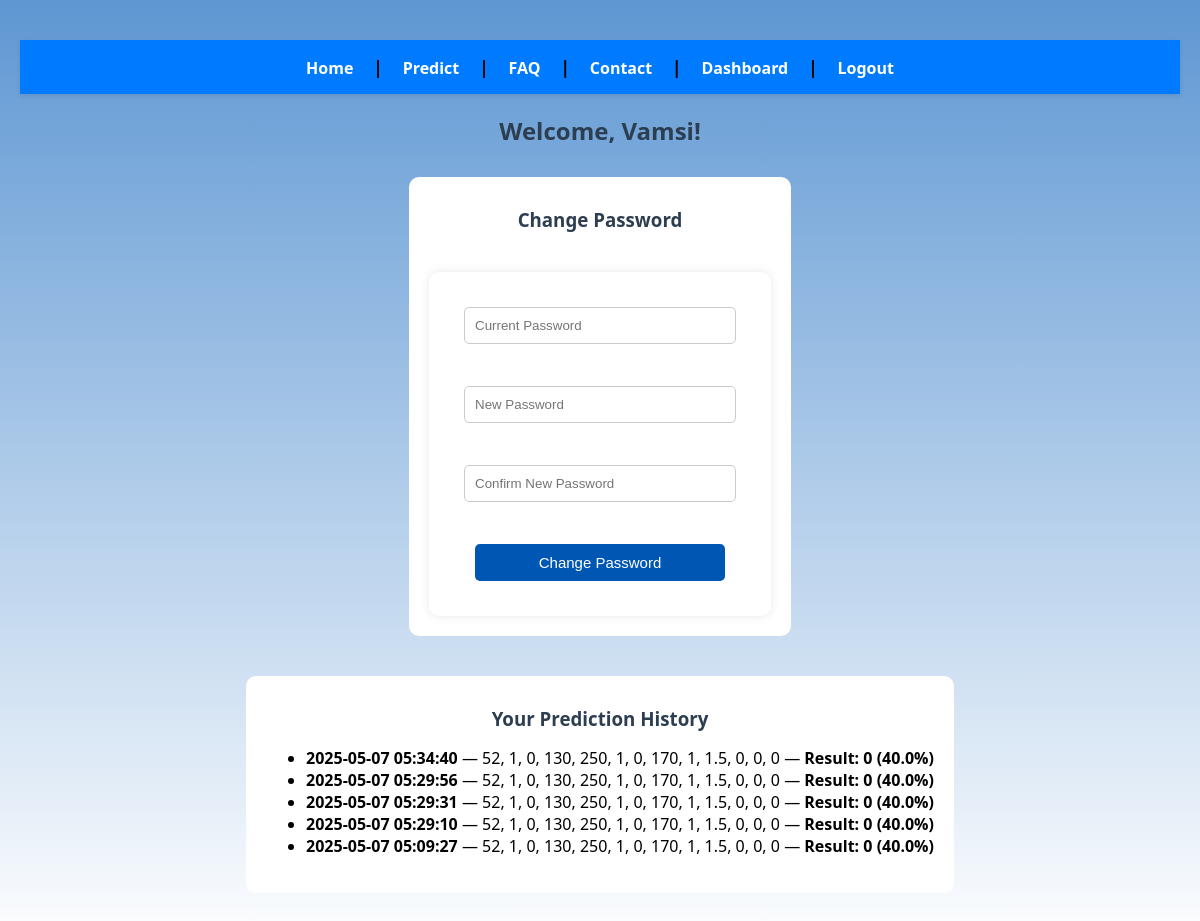
/dashboard (signed in), run on an earlier commit of the app's database.
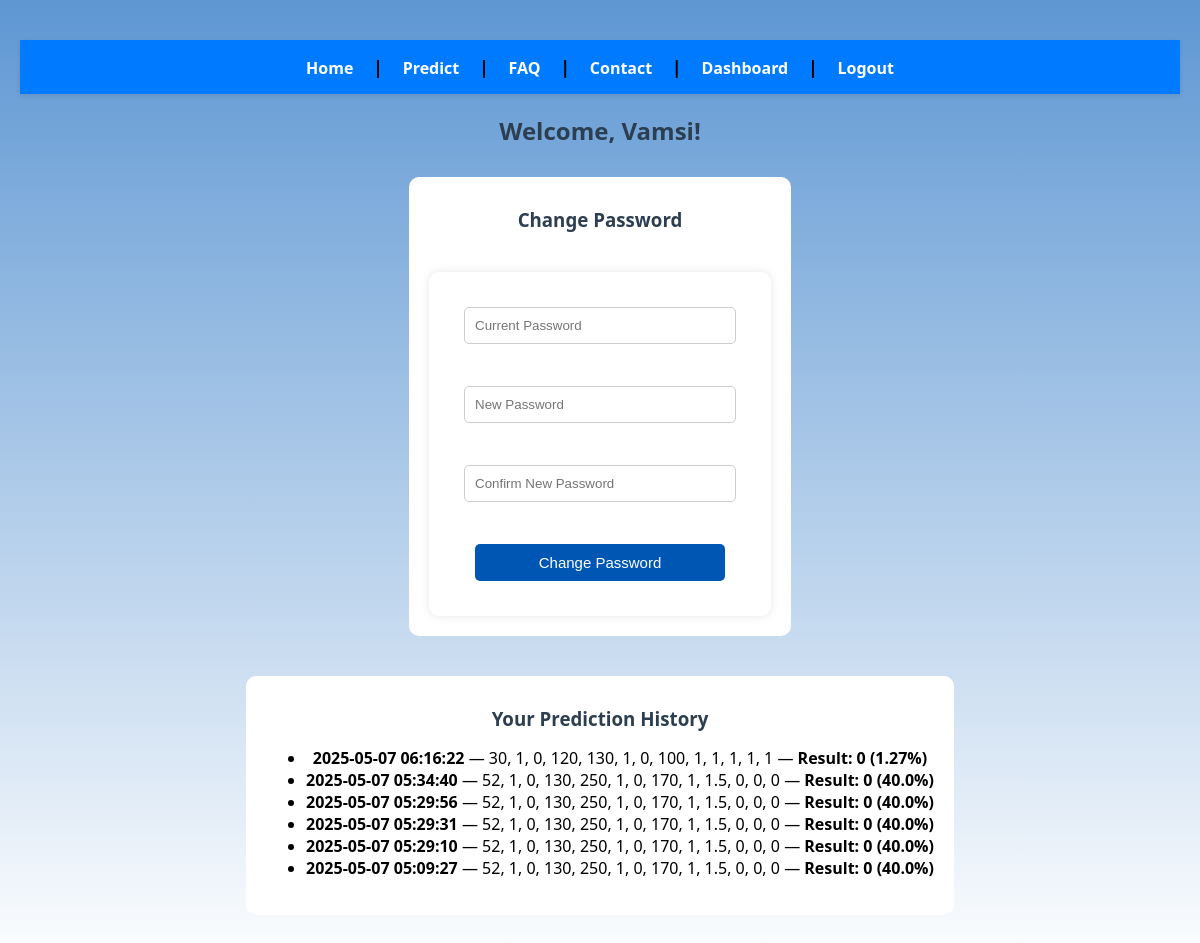
And on a later commit of the database.
### database.py (models this page shows)
class PredictionHistory(db.Model):
    id = db.Column(db.Integer, primary_key=True)
    user_id = db.Column(db.Integer, db.ForeignKey('user.id'))
    input_data = db.Column(db.Text)
    result = db.Column(db.String(50))
    timestamp = db.Column(db.DateTime, default=datetime.utcnow)
    user = db.relationship('User', backref='predictions')  # Add this line

### app.py (the view)
@app.route('/dashboard', methods=['GET', 'POST'])
@login_required
def dashboard():
    history = PredictionHistory.query.filter_by(user_id=current_user.id).order_by(PredictionHistory.timestamp.desc()).all()
    return render_template('dashboard.html', history=history)

### app.py (called while the page is built)
@login_manager.user_loader
def load_user(user_id):
    return User.query.get(int(user_id))

### templates/dashboard.html
{% extends 'base.html' %}
{% block content %}
<h2 style="margin-top: 20px;">Welcome, {{ current_user.username }}!</h2>
<div style="background: white; padding: 20px; margin: 20px; border-radius: 10px;">
  <h3>Change Password</h3>
  <form method="POST" action="{{ url_for('change_password') }}">
    <input type="password" name="current_password" placeholder="Current Password" required><br><br>
    <input type="password" name="new_password" placeholder="New Password" required><br><br>
    <input type="password" name="confirm_password" placeholder="Confirm New Password" required><br><br>
    <input type="submit" value="Change Password">
  </form>
</div>
<div style="background: white; padding: 20px; margin: 20px; border-radius: 10px;">
  <h3>Your Prediction History</h3>
  {% if history %}
    <ul>
      {% for entry in history %}
        <li><strong>{{ entry.timestamp.strftime('%Y-%m-%d %H:%M:%S') }}</strong> — {{ entry.input_data }} — <strong>Result: {{ entry.result }}</strong></li>
      {% endfor %}
    </ul>
  {% else %}
    <p>No predictions made yet.</p>
  {% endif %}
</div>
{% endblock %}

What changed in the data, as far as the page shows it:
added PredictionHistory: timestamp "2025-05-07 06:16:22", input_data "30, 1, 0, 120, 130, 1, 0, 100, 1, 1, 1, 1, 1", result "0 (1.27%)"
